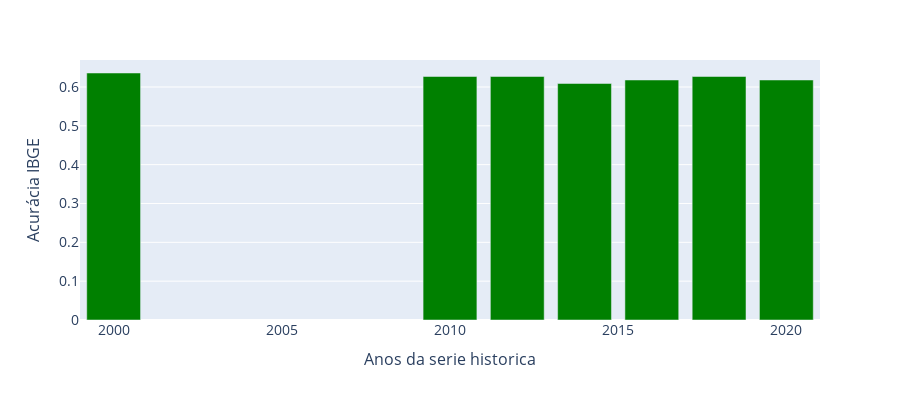

Notebook cell for this chart:
### Code cell
plot_Serie_areasEstaveis(dfAcc, "Acurácia do mapa IBGE")

### Figure 1 — Plotly figure (JSON) as saved in the notebook; plotly's stock layout.template omitted (floating-point values rounded to 4 significant figures)
{"data": [{"alignmentgroup": "True", "hovertemplate": "years=%{x}<br>Accuracy=%{y}<extra></extra>", "legendgroup": "", "marker": {"color": "green", "pattern": {"shape": ""}}, "name": "", "offsetgroup": "", "orientation": "v", "showlegend": false, "textposition": "auto", "type": "bar", "x": [2000, 2010, 2012, 2014, 2016, 2018, 2020], "xaxis": "x", "y": [0.636, 0.627, 0.627, 0.609, 0.618, 0.627, 0.618], "yaxis": "y"}], "layout": {"barmode": "relative", "height": 400, "legend": {"tracegroupgap": 0}, "margin": {"t": 60}, "width": 900, "xaxis": {"anchor": "y", "autorange": true, "domain": [0, 1], "range": [1999, 2021], "tickfont": {"size": 14}, "title": {"font": {"size": 16}, "text": "Anos da serie historica"}, "type": "linear"}, "yaxis": {"anchor": "x", "autorange": true, "domain": [0, 1], "range": [0, 0.6695], "tickfont": {"size": 14}, "title": {"font": {"size": 16}, "text": "Acurácia IBGE"}, "type": "linear"}}}
